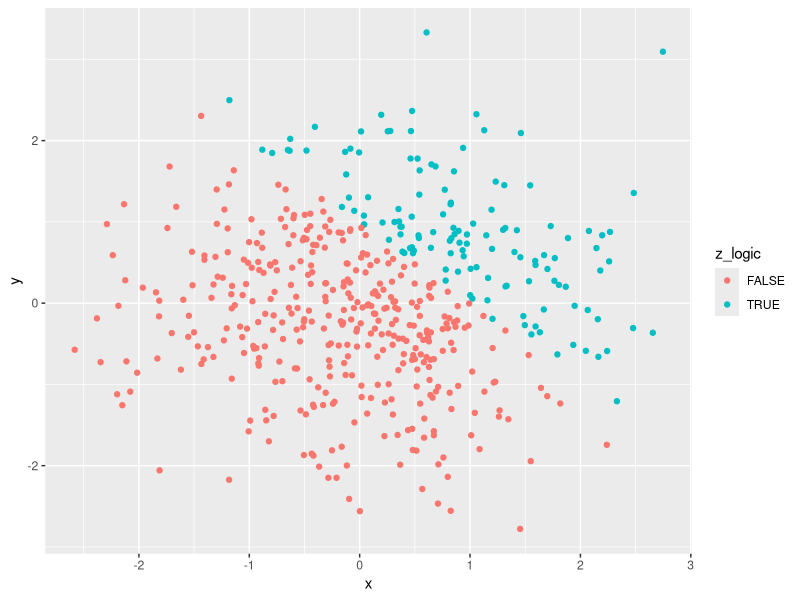
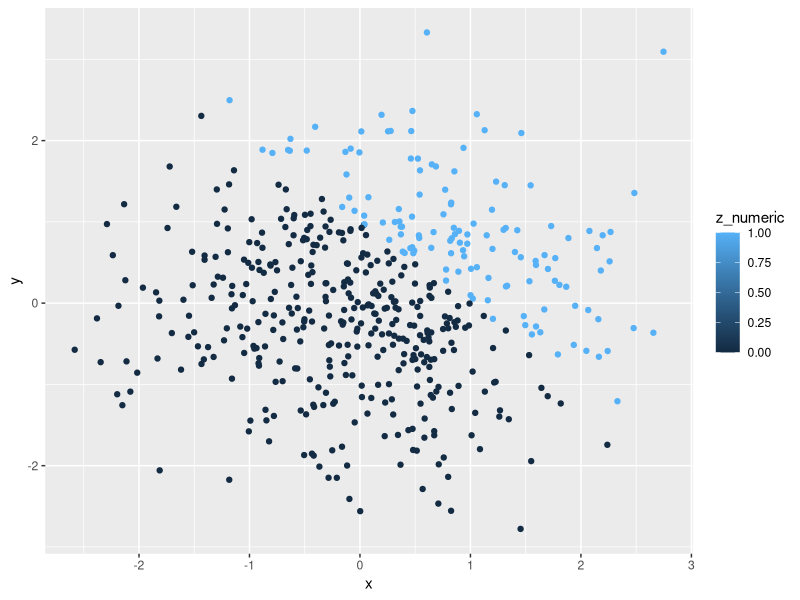
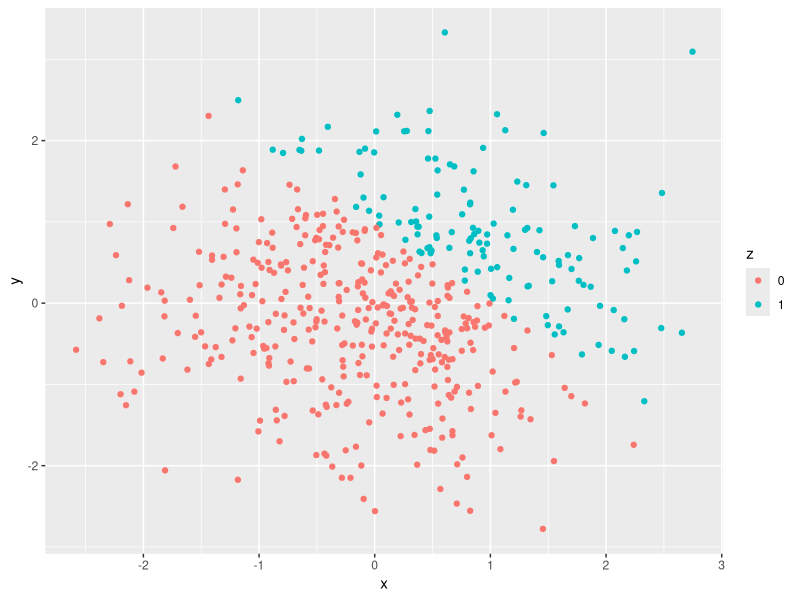
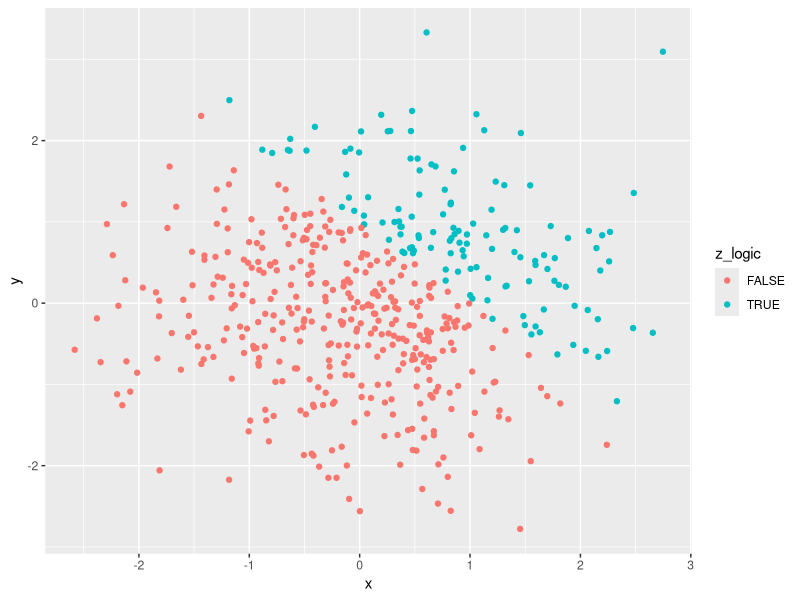

Here is the R script that generated these plots, in order:
## ---- chunk 1
#load the tidyverse package
library(tidyverse)

#Set seed for random sampling
set.seed(123)

#Create data frame p1_df
p1_df = tibble(
  ran_sample = rnorm(8),
  vec_char = c("This", "is", "an", "example", "of", "the", "char", "vector"),
  vec_logical = ran_sample > 0,
  vec_factor = factor(c("Yes", "No", "Maybe", "Maybe", "Yes", "No", "Yes", "No")) 
)

## ---- chunk 2
#Compute means
mean(pull(p1_df, ran_sample))
mean(pull(p1_df, vec_char))
mean(pull(p1_df, vec_logical))
mean(pull(p1_df, vec_factor))

## ---- chunk 3

as.numeric(pull(p1_df, vec_char))
as.numeric(pull(p1_df, vec_logical))
as.numeric(pull(p1_df, vec_factor))

## ---- chunk 4
#convert the logical vector to numeric, and multiply the random sample by the result
convert_1 = as.numeric(pull(p1_df, vec_logical))
convert_1 * pull(p1_df, ran_sample)

#convert the logical vector to a factor, and multiply the random sample by the result
convert_2 = as.factor(pull(p1_df, vec_logical))
convert_2 * pull(p1_df, ran_sample)

#convert the logical vector to a factor and then convert the result to numeric, and multiply the random sample by the result
convert_3 = as.factor(pull(p1_df, vec_logical))
convert_3 = as.numeric(convert_3)
convert_3 * pull(p1_df, ran_sample)

## ---- chunk 5

set.seed(12345)

p2_df = tibble(
  x = rnorm(500),
  y = rnorm(500),
  z_logic = (x + y > 1),
  z_numeric = as.numeric(z_logic),
  z = as.factor(z_numeric)
)

## ---- chunk 6
#Generate the first scatterplot, color points using the logical variable
ggplot(p2_df, aes(x = x, y = y, color = z_logic)) + geom_point()

#Export the scatterplot to project directory
ggsave("scatter_plot.pdf", height = 4, width = 6)

## ---- chunk 7
#Generate the second scatterplot, color points using the numeric variable
ggplot(p2_df, aes(x = x, y = y, color = z_numeric)) + geom_point()

## ---- chunk 8
#Generate the third scatterplot, color points using the factor variable
ggplot(p2_df, aes(x = x, y = y, color = z)) + geom_point()

